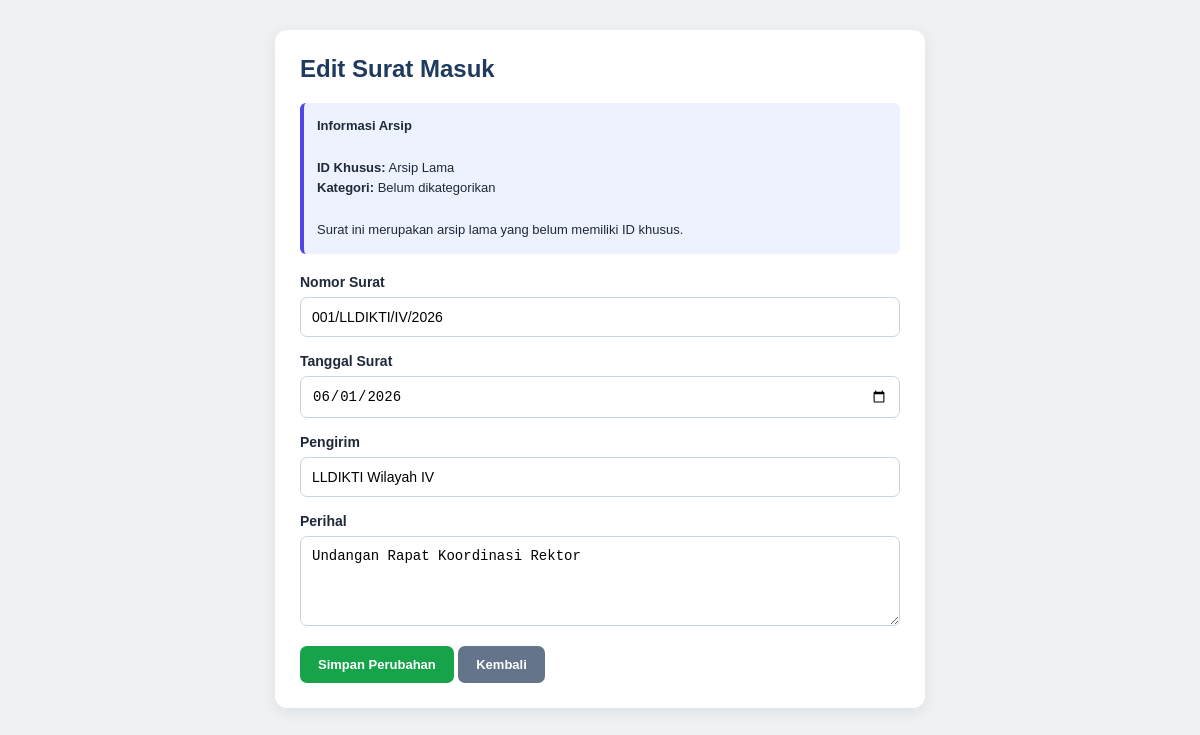
The app's page /edit_surat.php?id=1 (signed in) with its own data.
### tables this page shows
CREATE TABLE `surat_masuk` (
  `id` int(11) NOT NULL,
  `nomor_surat` varchar(100) NOT NULL,
  `tanggal_surat` date NOT NULL,
  `pengirim` varchar(100) NOT NULL,
  `perihal` varchar(255) NOT NULL,
  `file_surat` varchar(255) NOT NULL
);

### edit_surat.php (the view, shortened to what this page needs)
<?php
require_once 'koneksi.php';
function aman_edit($nilai) {
    return htmlspecialchars(
        (string)($nilai ?? ''),
        ENT_QUOTES,
        'UTF-8'
    );
}
$id = filter_input(
    INPUT_GET,
    'id',
    FILTER_VALIDATE_INT,
    ['options' => ['min_range' => 1]]
);
$stmt = mysqli_prepare(
    $koneksi,
    "SELECT * FROM surat_masuk WHERE id = ?"
);
mysqli_stmt_bind_param($stmt, 'i', $id);
mysqli_stmt_execute($stmt);
$result = mysqli_stmt_get_result($stmt);
$d = mysqli_fetch_assoc($result);
$memiliki_id = !empty($d['kode_khusus']);
?>
<!DOCTYPE html>
<html lang="id">
<head>
</head>
<body>
<div class="container">
<h2>Edit Surat Masuk</h2>
<div class="info">
    <strong>Informasi Arsip</strong>
    <br><br>
    <strong>ID Khusus:</strong>
    <?php
        echo $memiliki_id
            ? aman_edit($d['kode_khusus'])
            : 'Arsip Lama';
    ?>
    <br>
    <strong>Kategori:</strong>
    <?php
        echo !empty($d['kategori_surat'])
            ? aman_edit($d['kategori_surat'])
            : 'Belum dikategorikan';
    ?>
    <br><br>
    <?php if ($memiliki_id): ?>
        ID khusus dan kategori tidak dapat
        diubah melalui halaman ini.
    <?php else: ?>
        Surat ini merupakan arsip lama yang
        belum memiliki ID khusus.
    <?php endif; ?>
</div>
<form method="POST">
    <div class="form-group">
        <label>Nomor Surat</label>
        <input
            type="text"
            name="nomor_surat"
            class="form-control"
            maxlength="100"
            value="<?php
                echo aman_edit($d['nomor_surat']);
            ?>"
            required
        >
    </div>
    <div class="form-group">
        <label>Tanggal Surat</label>
        <input
            type="date"
            name="tanggal_surat"
            class="form-control"
            value="<?php
                echo aman_edit($d['tanggal_surat']);
            ?>"
            required
        >
    </div>
    <div class="form-group">
        <label>Pengirim</label>
        <input
            type="text"
            name="pengirim"
            class="form-control"
            maxlength="100"
            value="<?php
                echo aman_edit($d['pengirim']);
            ?>"
            required
        >
    </div>
    <div class="form-group">
        <label>Perihal</label>
        <textarea
            name="perihal"
            class="form-control"
            maxlength="255"
            required
        ><?php echo aman_edit($d['perihal']); ?></textarea>
    </div>
    <button
        type="submit"
        name="update"
        value="1"
        class="btn btn-simpan"
    >
        Simpan Perubahan
    </button>
    <a
        href="index.php?page=surat_masuk"
        class="btn btn-kembali"
    >
        Kembali
    </a>
</form>
</div>
</body>
</html>

### edit_surat.php (style rules this page uses)
* { box-sizing: border-box; }
body { font-family: Arial, sans-serif; background: #eef2f5; margin: 0; padding: 30px 15px; color: #1e293b; }
.container { background: white; max-width: 650px; margin: 0 auto; padding: 25px; border-radius: 12px; box-shadow: 0 4px 15px rgba(0,0,0,0.08); }
h2 { margin-top: 0; color: #1e3a5f; }
.form-group { margin-bottom: 16px; }
label { display: block; font-weight: bold; margin-bottom: 7px; font-size: 14px; }
.form-control { width: 100%; padding: 11px; border: 1px solid #cbd5e1; border-radius: 7px; font-size: 14px; }
textarea { min-height: 90px; resize: vertical; }
.info { background: #eef2ff; padding: 13px; border-left: 4px solid #4f46e5; border-radius: 6px; margin-bottom: 20px; font-size: 13px; line-height: 1.6; }
.btn { display: inline-block; padding: 11px 18px; border: none; border-radius: 7px; font-weight: bold; text-decoration: none; font-size: 13px; cursor: pointer; }
.btn-simpan { background: #16a34a; color: white; }
.btn-kembali { background: #64748b; color: white; }

### records on screen
surat_masuk: nomor_surat "001/LLDIKTI/IV/2026", tanggal_surat "06/01/2026", pengirim "LLDIKTI Wilayah IV", perihal "Undangan Rapat Koordinasi Rektor"
